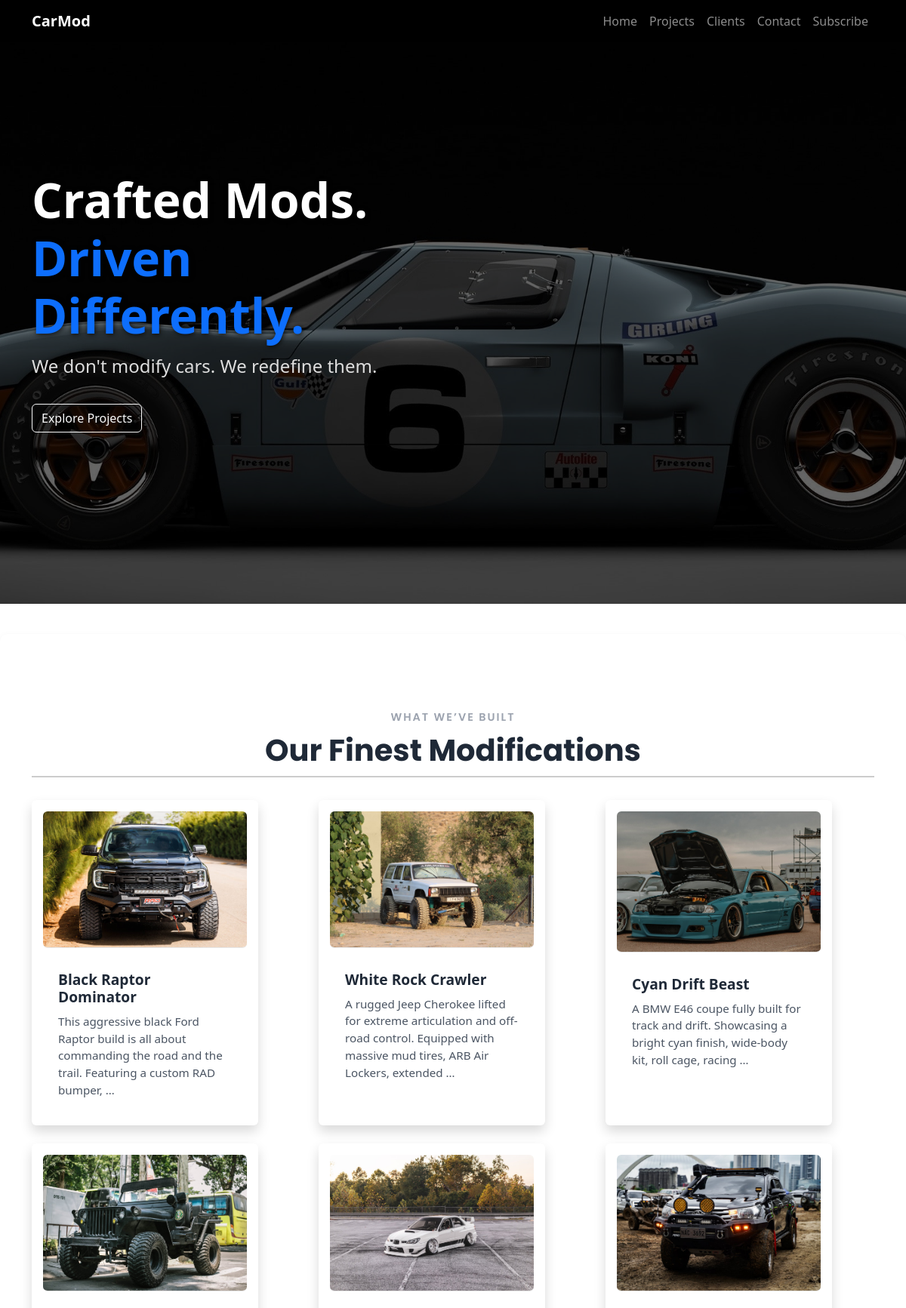
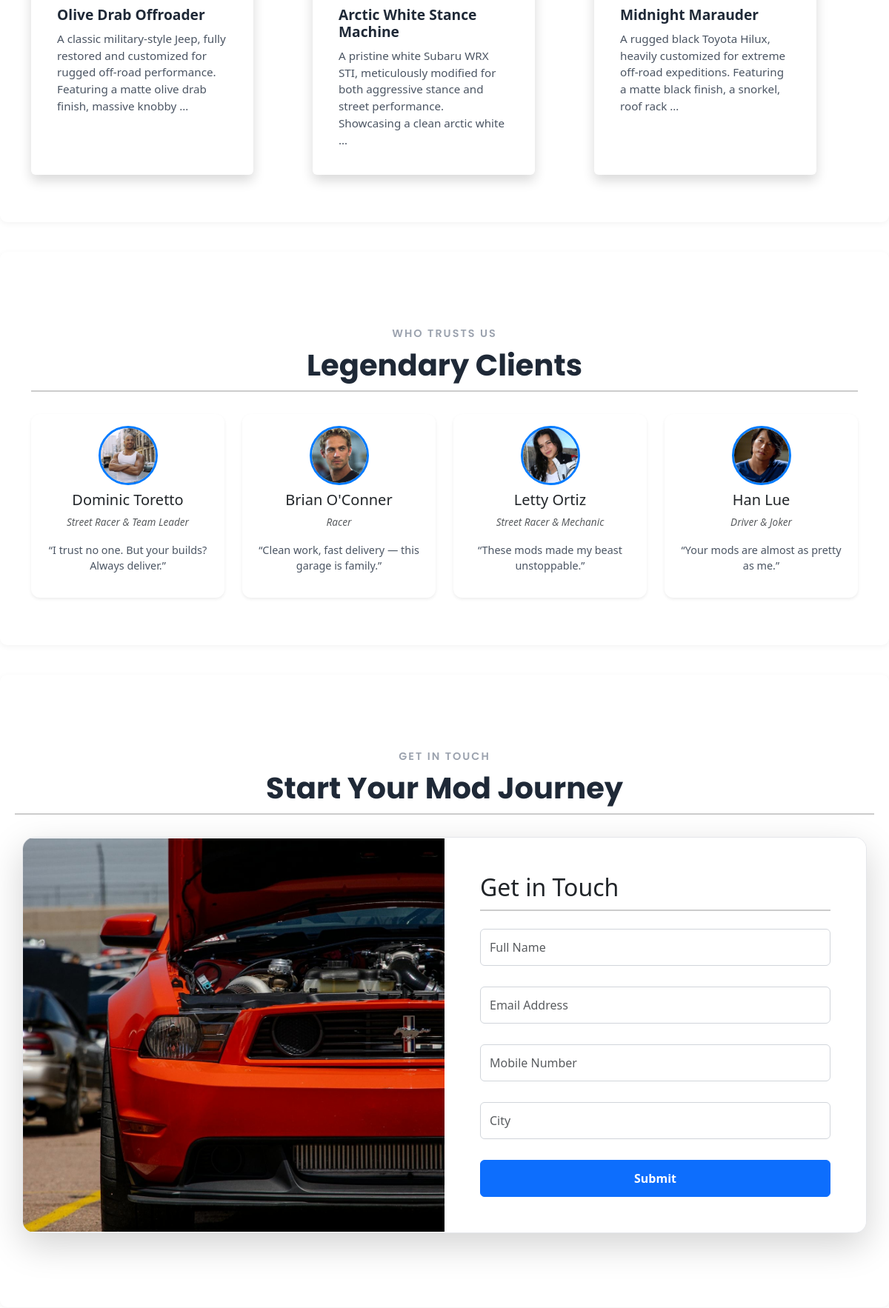
The page / (upper part) on the database its author committed (2 pictures, top to bottom).
### main/models.py (models this page shows, shortened)
class Project(models.Model):
    name = models.CharField(max_length=100)
    image = models.ImageField(upload_to='projects/')
    description = models.TextField()

class Client(models.Model):
    name = models.CharField(max_length=100)
    image = models.ImageField(upload_to='clients/')
    description = models.TextField()
    designation = models.CharField(max_length=100)

### main/views.py (the view)
# urls.py: path('', views.landing_page, name='landing'),
def landing_page(request):
    projects = Project.objects.all()
    clients = Client.objects.all()
    return render(request, 'main/landing.html', {
        'projects': projects,
        'clients': clients,
    })

### main/templates/main/landing.html (shortened to what this page needs)
<!DOCTYPE html>
<html lang="en">
<head>
    {% load static %}
    <link rel="stylesheet" href="{% static 'main/style.css' %}">
    <link href="https://cdn.jsdelivr.net/npm/bootstrap@5.3.7/dist/css/bootstrap.min.css" rel="stylesheet"
>
    <link href="https://cdn.jsdelivr.net/npm/aos@2.3.4/dist/aos.css" rel="stylesheet">
</head>
<body>
   <header>
  <nav class="navbar navbar-expand-lg navbar-dark fixed-top" style="background-color: #000;">
    <div class="container">
      <a class="navbar-brand fw-bold" href="#">CarMod</a>
      <div class="collapse navbar-collapse" id="navMenu">
        <ul class="navbar-nav ms-auto">
          <li class="nav-item"><a class="nav-link" href="#">Home</a></li>
          <li class="nav-item"><a class="nav-link" href="#projects">Projects</a></li>
          <li class="nav-item"><a class="nav-link" href="#clients">Clients</a></li>
          <li class="nav-item"><a class="nav-link" href="#contact">Contact</a></li>
          <li class="nav-item"><a class="nav-link" href="#newsletter">Subscribe</a></li>
        </ul>
      </div>
    </div>
  </nav>
</header>
    <section class="hero-banner d-flex align-items-center">
        <div class="container">
            <div class="row align-items-center">
                <div class="col-md-6" data-aos="fade-right">
                    <h1 class="hero-title">Crafted Mods.<br><span class="text-primary">Driven Differently.</span></h1>
                    <p class="hero-subtitle">We don't modify cars. We redefine them.</p>
                    <a href="#projects" class="btn btn-outline-light mt-3">Explore Projects</a>
                </div>
            </div>
        </div>
    </section>
    <section id="projects">
        <div class="container">
            <div class="section-heading text-center">
                <p class="section-subtitle">WHAT WE’VE BUILT</p>
                <h2 class="section-title">Our Finest Modifications</h2>
            </div>
            <div class="row justify-content-center">
                {% for project in projects %}
                <div class="col-md-4 mb-4" data-aos="fade-up">
                    <div class="card project-card h-100 border-0 shadow">
                        <img src="{{ project.image.url }}" class="card-img-top project-img" alt="{{ project.name }}">
                        <div class="card-body">
                            <h5 class="card-title">{{ project.name }}</h5>
                            <p class="card-text">{{ project.description|truncatewords:20 }}</p>
                        </div>
                    </div>
                </div>
                {% empty %}
                <p class="text-center">No projects available.</p>
                {% endfor %}
            </div>
        </div>
    </section>
    <section id="clients">
        <div class="container">
            <div class="section-heading text-center">
                <p class="section-subtitle">WHO TRUSTS US</p>
                <h2 class="section-title">Legendary Clients</h2>
            </div>
            <div class="row justify-content-center">
                {% for client in clients %}
                <div class="col-md-3 col-sm-6 mb-4" data-aos="fade-up"
                    data-aos-delay="{{ forloop.counter0|add:'1' }}00">
                    <div class="client-card text-center p-3 shadow-sm h-100">
                        <img src="{{ client.image.url }}" class="client-img mb-2" alt="{{ client.name }}">
                        <h5>{{ client.name }}</h5>
                        <p class="text-muted" style="font-size: 0.85rem;"><em>{{ client.designation }}</em></p>
                        <p class="client-desc">{{ client.description|truncatewords:18 }}</p>
                    </div>
                </div>
                {% empty %}
                <p class="text-center">No clients found.</p>
                {% endfor %}
            </div>
        </div>
    </section>
    <section id="contact">
        <div class="section-heading text-center">
            <p class="section-subtitle">GET IN TOUCH</p>
            <h2 class="section-title">Start Your Mod Journey</h2>
        </div>
        <div class="container">
            <div class="row align-items-center contact-wrapper shadow-lg rounded-4 overflow-hidden">
                <div class="col-md-6 d-none d-md-block p-0">
                    <img src="{% static 'main/images/contact.jpg' %}" alt="Contact Us"
                        class="img-fluid h-100 w-100 object-fit-cover">
                </div>
                <div class="col-md-6 p-5 bg-white">
                    <h2 class="mb-4">Get in Touch</h2>
                    <form method="POST" action="{% url 'submit_contact' %}" class="contact-form">
                        <div class="mb-3">
                            <input type="text" name="full_name" class="form-control" placeholder="Full Name" required>
                        </div>
                        <div class="mb-3">
                            <input type="email" name="email" class="form-control" placeholder="Email Address" required>
                        </div>
                        <div class="mb-3">
                            <input type="text" name="mobile" class="form-control" placeholder="Mobile Number" required>
                        </div>
                        <div class="mb-3">
                            <input type="text" name="city" class="form-control" placeholder="City" required>
                        </div>
                        <button type="submit" class="btn btn-primary w-100">Submit</button>
                    </form>
                </div>
            </div>
        </div>
    </section>
</body>
</html>

### main/static/main/style.css (style rules this page uses)
body { font-family: 'Poppins', sans-serif; background: #f9f9f9; margin: 0; padding:0; color: #333; }
h2 { border-bottom: 2px solid #ccc; padding-bottom: 10px; margin-bottom: 25px; font-weight: 600; }
section:not(.hero-banner) { padding: 40px 20px; margin: 40px auto; max-width: 1200px; background: white; border-radius: 10px; box-shadow: 0 2px 8px rgba(0,0,0,0.05); }
.hero-banner { height: 100vh; background: url('../main/images/main.jpg') no-repeat center center; background-size: cover; position: relative; display: flex; align-items: center; }
.hero-banner::before { content: ''; position: absolute; top: 0; left: 0; width: 100%; height: 100%; background-color: rgba(0, 0, 0, 0.6); z-index: 1; }
.hero-banner .container { z-index: 2; position: relative; }
.hero-title { font-size: 3rem; font-weight: 700; color: #fff; margin-bottom: 10px; text-shadow: 1px 1px 6px rgba(0,0,0,0.8); }
.hero-subtitle { font-size: 1.25rem; color: #ddd; }
@media (min-width: 768px) { .hero-title { font-size: 4rem; } }
@media (min-width: 768px) { .hero-subtitle { font-size: 1.5rem; } }
.card { background: #f8f9fa; border-radius: 8px; width: 300px; padding: 15px; box-shadow: 0 2px 10px rgba(0,0,0,0.1); transition: transform 0.3s ease; }
.card img { width: 100%; border-radius: 6px; height: auto; margin-bottom: 10px; }
.card p { font-size: 0.95rem; color: #4b5563; }
form { display: flex; flex-direction: column; gap: 12px; max-width: 500px; }
input, button { padding: 12px; font-size: 16px; border-radius: 6px; border: 1px solid #d1d5db; }
button { background-color: #007bff; color: white; border: none; font-weight: bold; cursor: pointer; transition: background 0.3s ease; }
.project-card { border-radius: 12px; overflow: hidden; transition: transform 0.3s ease, box-shadow 0.3s ease; background-color: #fff; }
.project-img { height: 220px; object-fit: cover; border-bottom: 1px solid #e5e5e5; }
.project-card .card-body { padding: 20px; }
.project-card .card-title { font-size: 1.2rem; font-weight: 600; color: #1f2937; }
.project-card .card-text { font-size: 0.95rem; color: #4b5563; margin-top: 10px; }
.client-card { background: #ffffff; border-radius: 12px; transition: transform 0.3s ease, box-shadow 0.3s ease; height: 100%; }
.client-img { width: 80px; height: 80px; object-fit: cover; border-radius: 50%; border: 3px solid #007bff; }
.client-desc { font-size: 0.9rem; color: #4b5563; margin-top: 10px; }
.section-heading { margin: 60px 0 30px; text-align: center; }
.section-subtitle { font-size: 0.9rem; letter-spacing: 2px; text-transform: uppercase; color: #9ca3af; font-weight: 600; margin-bottom: 8px; font-family: 'Poppins', sans-serif; }
.section-title { font-size: 2.5rem; font-weight: 700; color: #1f2937; font-family: 'Poppins', sans-serif; }
.contact-wrapper { background-color: #f9fafb; margin-top: 40px; margin-bottom: 60px; border: 1px solid #e5e7eb; }
.contact-form input { padding: 12px; font-size: 1rem; border-radius: 6px; border: 1px solid #d1d5db; }
.contact-form button { padding: 12px; font-weight: 600; font-size: 1rem; }

### rows shown on the page
Project: image (picture), name "Black Raptor Dominator", description "This aggressive black Ford Raptor build is all about commanding the road and the trail. Featuring a custom RAD bumper, …"
Project: image (picture), name "White Rock Crawler", description "A rugged Jeep Cherokee lifted for extreme articulation and off-road control. Equipped with massive mud tires, ARB Air Lockers, extended …"
Project: image (picture), name "Cyan Drift Beast", description "A BMW E46 coupe fully built for track and drift. Showcasing a bright cyan finish, wide-body kit, roll cage, racing …"
Project: image (picture), name "Olive Drab Offroader", description "A classic military-style Jeep, fully restored and customized for rugged off-road performance. Featuring a matte olive drab finish, massive knobby …"
Project: image (picture), name "Arctic White Stance Machine", description "A pristine white Subaru WRX STI, meticulously modified for both aggressive stance and street performance. Showcasing a clean arctic white …"
Project: image (picture), name "Midnight Marauder", description "A rugged black Toyota Hilux, heavily customized for extreme off-road expeditions. Featuring a matte black finish, a snorkel, roof rack …"
Client: image (picture), name "Dominic Toretto", designation "Street Racer & Team Leader", description "“I trust no one. But your builds? Always deliver.”"
Client: image (picture), name "Brian O'Conner", designation "Racer", description "“Clean work, fast delivery — this garage is family.”"
Client: image (picture), name "Letty Ortiz", designation "Street Racer & Mechanic", description "“These mods made my beast unstoppable.”"
Client: image (picture), name "Han Lue", designation "Driver & Joker", description "“Your mods are almost as pretty as me.”"
